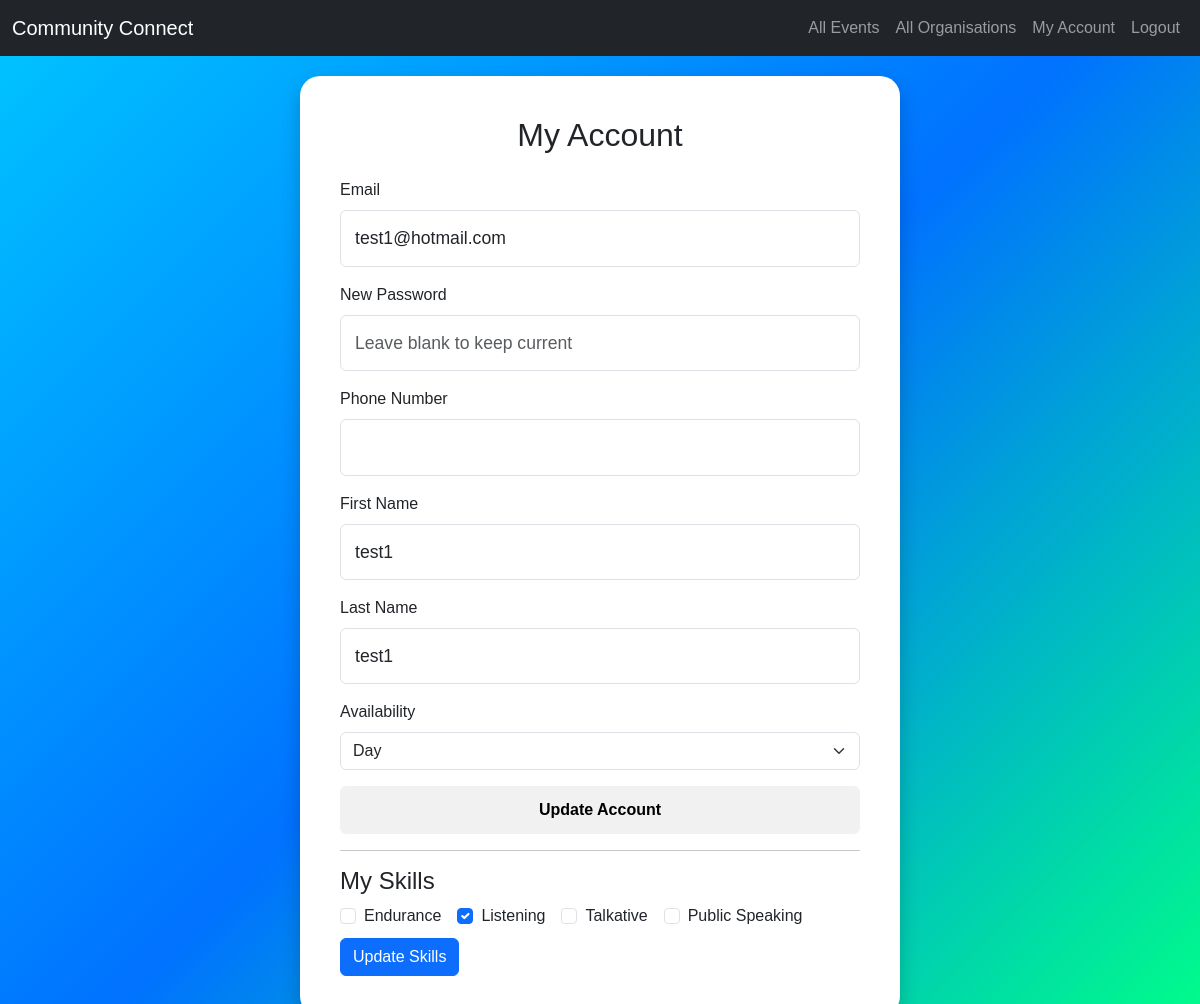
The page /my_account (signed in) on the database as committed earlier.
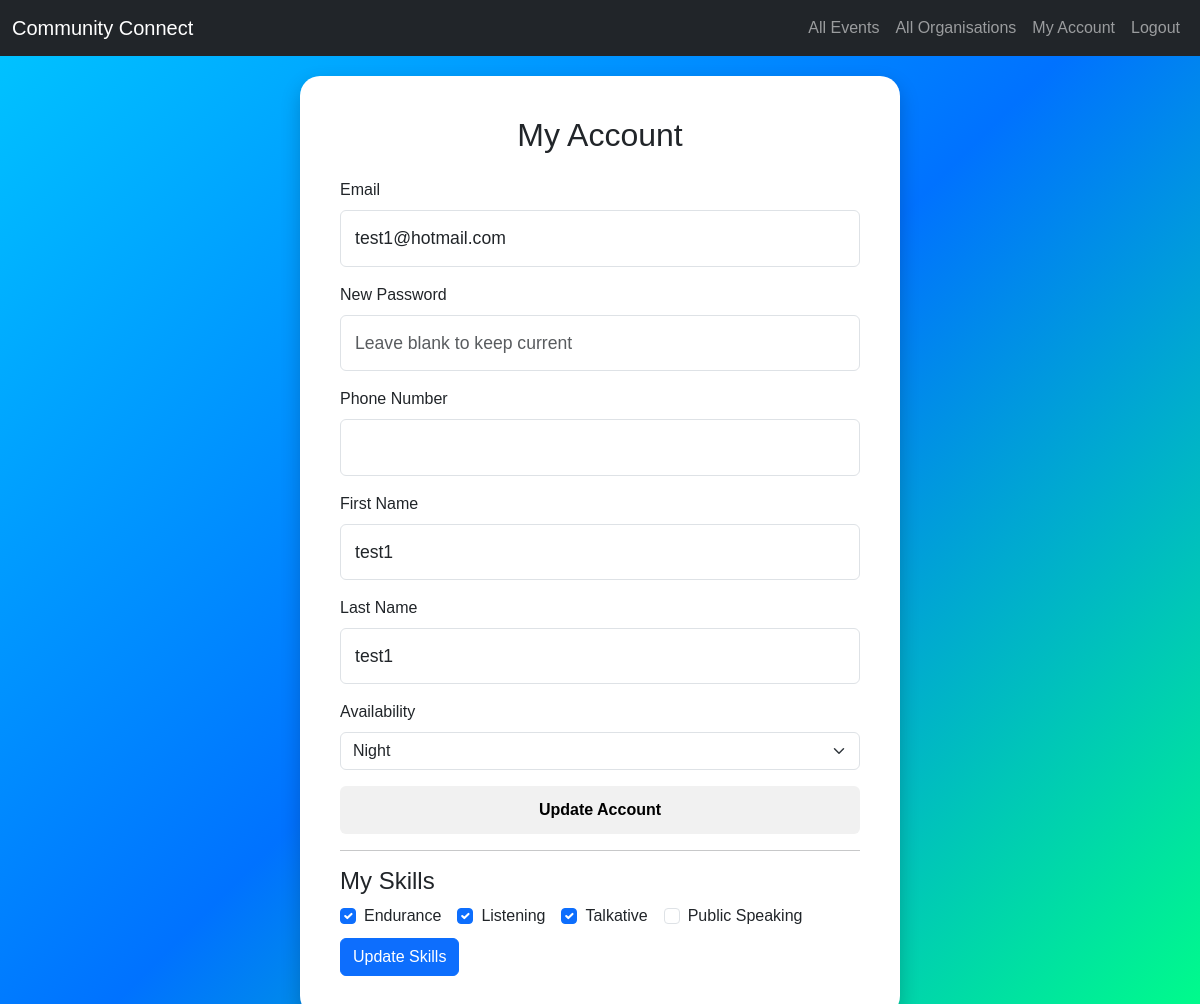
The same page on the database as committed later.
### tables this page shows
CREATE TABLE user (
            user_id INTEGER PRIMARY KEY AUTOINCREMENT,
            email TEXT NOT NULL UNIQUE,
            password_hash TEXT NOT NULL,
            phone_number TEXT,
            role TEXT NOT NULL,
            created_at TIMESTAMP DEFAULT CURRENT_TIMESTAMP
        );

CREATE TABLE volunteer (
            volunteer_id INTEGER PRIMARY KEY AUTOINCREMENT,
            user_id INTEGER NOT NULL,
            first_name TEXT NOT NULL,
            last_name TEXT NOT NULL,
            dob DATE NOT NULL,
            availability TEXT,
            FOREIGN KEY (user_id) REFERENCES user(user_id) ON DELETE CASCADE
        );

CREATE TABLE skill (
            skill_id INTEGER PRIMARY KEY AUTOINCREMENT,
            name TEXT NOT NULL UNIQUE,
            description TEXT
        );

### app.py (the view, shortened to what this page needs)
@app.route('/my_account', methods=['GET', 'POST'])
def my_account():
    if 'user_id' not in session:
        flash("Please log in first.", "warning") # Throw error message
        return redirect(url_for('login')) # Redirect user back to the login page
    with get_db() as conn:
        cursor = conn.cursor()
        cursor.execute("SELECT * FROM user WHERE user_id = ?", (session['user_id'],))
        user = cursor.fetchone() # Fetch next available row
        volunteer = organisation = None
        volunteer_skills = []
        all_skills = []
        if user['role'] == 'volunteer':
            cursor.execute("SELECT * FROM volunteer WHERE user_id = ?", (user['user_id'],)) # Gather all information of volunteer
            volunteer = cursor.fetchone() # Fetch next available row
            cursor.execute("SELECT * FROM skill")
            all_skills = cursor.fetchall()
            cursor.execute("""
                SELECT s.skill_id
                FROM volunteer_skill vs
                JOIN skill s ON vs.skill_id = s.skill_id
                WHERE vs.volunteer_id = ?""", (volunteer['volunteer_id'],))
            volunteer_skills = [row['skill_id'] for row in cursor.fetchall()] # Put all skill_id's of skills volunteer has through list comprehension THIS PART TOOK 40 MINUTES
        elif user['role'] == 'organisation':
            cursor.execute("SELECT * FROM organisation WHERE user_id = ?", (user['user_id'],)) # Collecting all available information of organisation
            organisation = cursor.fetchone() # Fetching next available row
    return render_template(
        'my_account.html',
        user=user,
        volunteer=volunteer,
        organisation=organisation,
        all_skills=all_skills,
        volunteer_skills=volunteer_skills
    )

### models.py (called while the page is built)
def get_db():
    conn = sqlite3.connect(db_path) # Create connection between database and flask
    conn.row_factory = sqlite3.Row # Allows fetching rows as dictionaries
    return conn

### templates/my_account.html (shortened to what this page needs)
{% extends "layout.html" %}
{% block content %}
<div class="bubble-container">
    <div class="bubble">
        <h2 class="text-center mb-4">My Account</h2>
        {% if user.role == "volunteer" %}
        <form method="POST" action="{{ url_for('my_account') }}">
            <div class="mb-3">
                <label class="form-label">Email</label>
                <input type="email" class="form-control" name="email" value="{{ user.email }}" required>
            </div>
            <div class="mb-3">
                <label class="form-label">New Password</label>
                <input type="password" class="form-control" name="password" placeholder="Leave blank to keep current">
            </div>
            <div class="mb-3">
                <label class="form-label">Phone Number</label>
                <input type="text" class="form-control" name="phone_number" value="{{ user.phone_number or '' }}">
            </div>
            <div class="mb-3">
                <label class="form-label">First Name</label>
                <input type="text" class="form-control" name="first_name" value="{{ volunteer.first_name }}">
            </div>
            <div class="mb-3">
                <label class="form-label">Last Name</label>
                <input type="text" class="form-control" name="last_name" value="{{ volunteer.last_name }}">
            </div>
            <div class="mb-3">
                <label class="form-label">Availability</label>
                <select class="form-select" name="availability">
                    <option value="Day" {% if volunteer.availability == "Day" %}selected{% endif %}>Day</option>
                    <option value="Night" {% if volunteer.availability == "Night" %}selected{% endif %}>Night</option>
                </select>
            </div>
            <button type="submit" class="btn btn-custom w-100">Update Account</button>
        </form>
        <hr>
        <h4>My Skills</h4>
        <form method="POST" action="{{ url_for('update_skills') }}">
            <div class="d-flex flex-wrap">
                {% for skill in all_skills %}
                    <div class="form-check me-3">
                        <input class="form-check-input" type="checkbox"
                            name="skills"
                            value="{{ skill.skill_id }}"
                            {% if skill.skill_id in volunteer_skills %}checked{% endif %}>
                        <label class="form-check-label">{{ skill.name }}</label>
                    </div>
                {% endfor %}
            </div>
            <button type="submit" class="btn btn-primary mt-2">Update Skills</button>
        </form>
        {% endif %}
    </div>
</div>
{% endblock %}

### templates/layout.html (shortened to what this page needs)
<!DOCTYPE html>
<html lang="en">
<head>
    <link rel="stylesheet" href="https://cdn.jsdelivr.net/npm/bootstrap@5.3.0/dist/css/bootstrap.min.css">
</head>
<body>
    <nav class="navbar navbar-expand-lg navbar-dark bg-dark">
        <div class="container-fluid">
            <a class="navbar-brand" href="{{ url_for('index') }}">Community Connect</a>
            <div class="collapse navbar-collapse">
                <ul class="navbar-nav ms-auto">
                    {% if not session.get('user_id') %}
                        <li class="nav-item"><a class="nav-link" href="{{ url_for('register') }}">Sign Up</a></li>
                        <li class="nav-item"><a class="nav-link" href="{{ url_for('login') }}">Login</a></li>
                    {% else %}
                        <li class="nav-item"><a class="nav-link" href="{{ url_for('events') }}">All Events</a></li>
                        {% if session.get('role') == 'organisation' %}
                            <li class="nav-item"><a class="nav-link" href="{{ url_for('all_volunteers') }}">All Volunteers</a></li>
                        {% elif session.get('role') == 'volunteer' %}
                            <li class="nav-item"><a class="nav-link" href="{{ url_for('all_organisations') }}">All Organisations</a></li>
                        {% endif %}
                        <li class="nav-item"><a class="nav-link" href="{{ url_for('my_account') }}">My Account</a></li>
                        <li class="nav-item"><a class="nav-link" href="{{ url_for('logout') }}">Logout</a></li>
                    {% endif %}
                </ul>
            </div>
        </div>
    </nav>
    {% block content %}{% endblock %}
</body>
</html>

### templates/layout.html (style rules this page uses)
body { background: linear-gradient(135deg, #00c6ff, #0072ff, #00ff88); min-height: 100vh; margin: 0; font-family: Arial, sans-serif; }
.bubble-container { min-height: calc(100vh - 56px); display: flex; justify-content: center; align-items: center; padding: 20px; }
.bubble { background: white; border-radius: 20px; padding: 40px; box-shadow: 0px 8px 20px rgba(0, 0, 0, 0.2); max-width: 600px; width: 100%; }
input.form-control { padding: 14px; font-size: 1.1em; }
.btn-custom { background: #f1f1f1; color: black; border: none; font-weight: bold; padding: 12px; transition: 0.3s; }

Rows that differ between the two databases and show on the page:
changed volunteer "test1": availability (not shown) → "Night"
computed for skill "Endurance": skill_id "☐" → "☑"
computed for skill "Talkative": skill_id "☐" → "☑"
Other text that changed with them:
form field availability: "Day" → (not shown)
